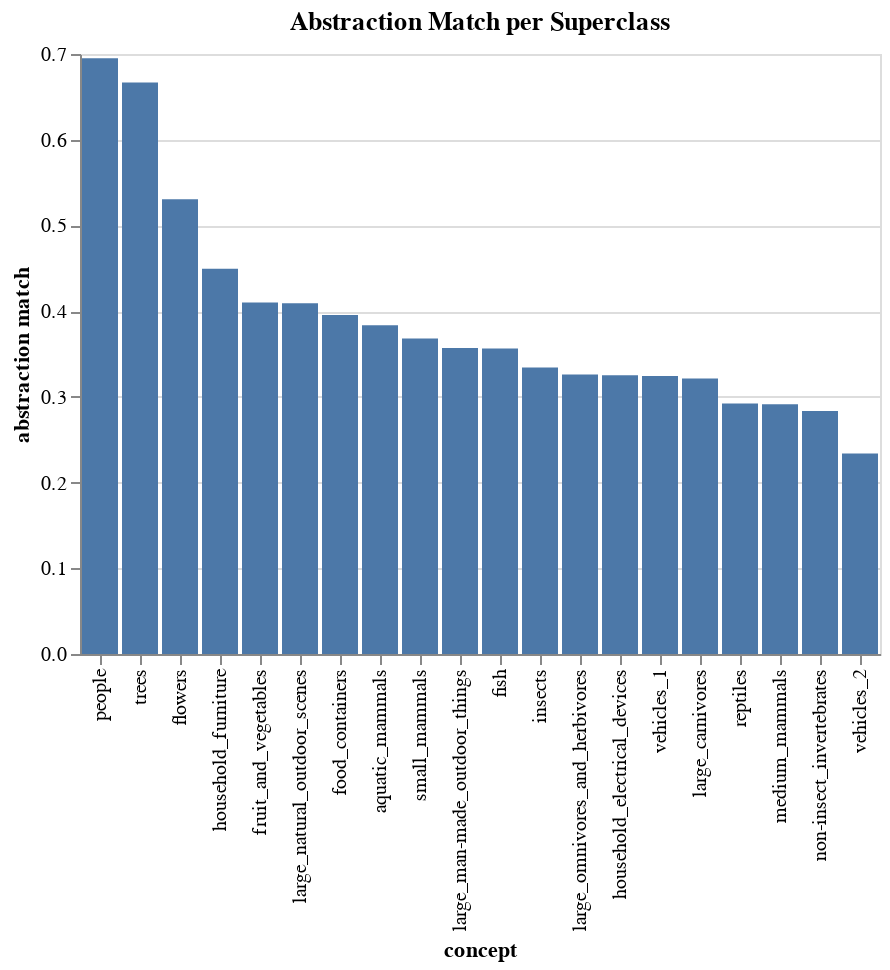

Source (notebook cell):
### Markdown cell above
### Abstraction Match
Abstraction match measures how much moving up one level of abstraction reduces the model's entropy. If the abstraction match is high (e.g., a lot of entropy is reduced), that is a signal that the model has learned those abstractions.

### Code cell
# Compute level-1 abstraction match aggregated per level-1 concept
instance_per_concept = {}
for i, label in enumerate(labels):
    label_concept = cifar_metadata.CLASS_TO_SUPERCLASS[label]
    if label_concept not in instance_per_concept:
        instance_per_concept[label_concept] = set([])
    instance_per_concept[label_concept].add(i)

# Compute abstraction match per leve-1 concept
level_1_concept_abstraction_match = {}
for concept, instances in tqdm(instance_per_concept.items()):
    instance_fitted_abstractions = [fitted_abstraction for i, fitted_abstraction in enumerate(fitted_abstractions) if i in instances]
    match = metrics.abstraction_match(instance_fitted_abstractions, 1)
    level_1_concept_abstraction_match[concept] = match
    
# Plot abstraction match
ordered_concepts = sorted(level_1_concept_abstraction_match.keys(), key=lambda c: level_1_concept_abstraction_match[c], reverse=True)
df = pd.DataFrame.from_dict({
    'concept': [cifar_metadata.SUPERCLASS_LABELS[concept] for concept in ordered_concepts],
    'abstraction match': [level_1_concept_abstraction_match[concept] for concept in ordered_concepts],
})
alt.Chart(df, title='Abstraction Match per Superclass').mark_bar().encode(
    x=alt.X('concept:N').sort('-y'),
    y=alt.Y('abstraction match:Q')
)

### Figure 1 — Vega-Lite specification as saved in the notebook (floating-point values rounded to 4 significant figures)
{"config": {"view": {"continuousWidth": 300, "continuousHeight": 300}}, "data": {"name": "data-6396fcf7d066a9c0e7cfeccd6da02f5b"}, "mark": {"type": "bar"}, "encoding": {"x": {"field": "concept", "sort": "-y", "type": "nominal"}, "y": {"field": "abstraction match", "type": "quantitative"}}, "title": "Abstraction Match per Superclass", "$schema": "https://vega.github.io/schema/vega-lite/v5.8.0.json", "datasets": {"data-6396fcf7d066a9c0e7cfeccd6da02f5b": [{"concept": "people", "abstraction match": 0.6951}, {"concept": "trees", "abstraction match": 0.6667}, {"concept": "flowers", "abstraction match": 0.5306}, {"concept": "household_furniture", "abstraction match": 0.4495}, {"concept": "fruit_and_vegetables", "abstraction match": 0.4099}, {"concept": "large_natural_outdoor_scenes", "abstraction match": 0.4093}, {"concept": "food_containers", "abstraction match": 0.3955}, {"concept": "aquatic_mammals", "abstraction match": 0.3835}, {"concept": "small_mammals", "abstraction match": 0.3682}, {"concept": "large_man-made_outdoor_things", "abstraction match": 0.357}, {"concept": "fish", "abstraction match": 0.3564}, {"concept": "insects", "abstraction match": 0.3343}, {"concept": "large_omnivores_and_herbivores", "abstraction match": 0.3261}, {"concept": "household_electrical_devices", "abstraction match": 0.3251}, {"concept": "vehicles_1", "abstraction match": 0.3244}, {"concept": "large_carnivores", "abstraction match": 0.3213}, {"concept": "reptiles", "abstraction match": 0.2922}, {"concept": "medium_mammals", "abstraction match": 0.2913}, {"concept": "non-insect_invertebrates", "abstraction match": 0.2836}, {"concept": "vehicles_2", "abstraction match": 0.234}]}}
